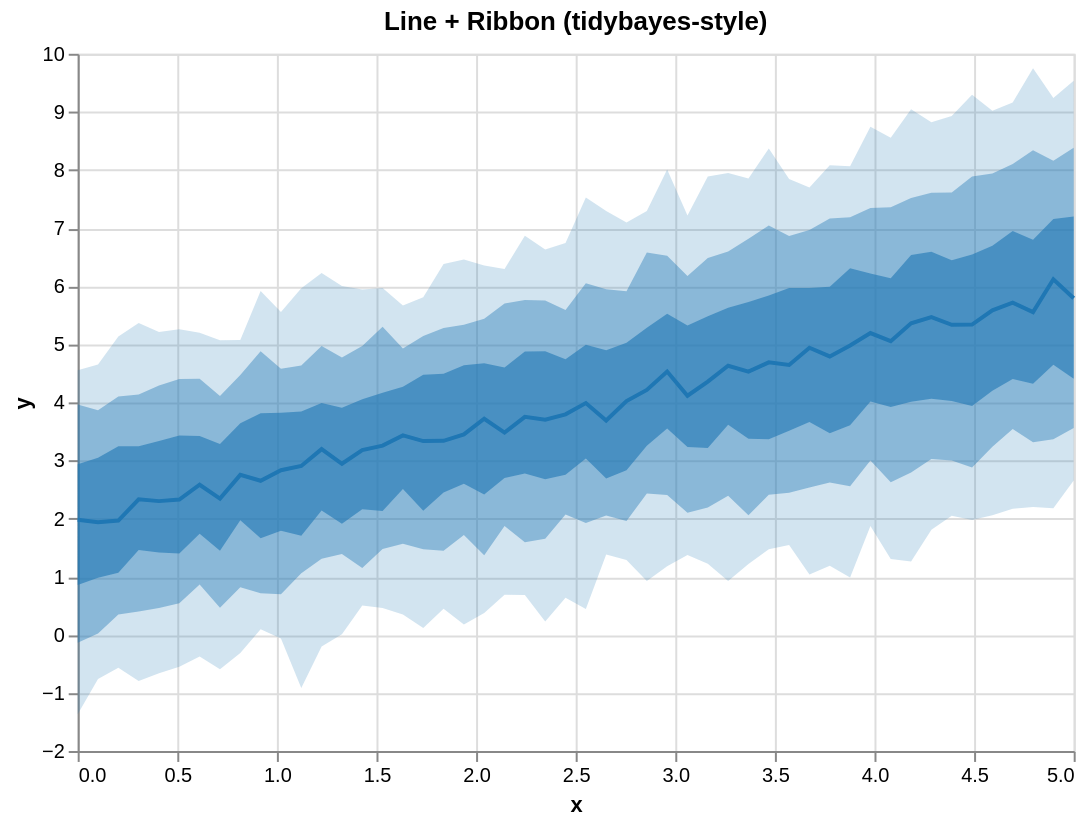

Vega-Lite specification stored for this chart:
### Vega-Lite specification from a JSON file in a GitHub repository (floating-point values rounded to 4 significant figures)
{"$schema": "https://vega.github.io/schema/vega-lite/v5.json", "height": 350, "layer": [{"encoding": {"x": {"field": "x", "type": "quantitative"}, "y2": {"field": "hi_0_95_"}, "y": {"field": "lo_0_95_", "title": "y", "type": "quantitative"}}, "mark": {"line": false, "fill": "#1f77b4", "type": "area", "opacity": 0.2}}, {"encoding": {"x": {"field": "x", "type": "quantitative"}, "y2": {"field": "hi_0_8_"}, "y": {"field": "lo_0_8_", "title": "y", "type": "quantitative"}}, "mark": {"line": false, "fill": "#1f77b4", "type": "area", "opacity": 0.4}}, {"encoding": {"x": {"field": "x", "type": "quantitative"}, "y2": {"field": "hi_0_5_"}, "y": {"field": "lo_0_5_", "title": "y", "type": "quantitative"}}, "mark": {"line": false, "fill": "#1f77b4", "type": "area", "opacity": 0.6}}, {"encoding": {"x": {"field": "x", "type": "quantitative"}, "y": {"field": "__median__", "type": "quantitative"}}, "mark": {"color": "#1f77b4", "strokeWidth": 2, "type": "line"}}], "data": {"values": [{"lo_0_8_": -0.1385, "lo_0_95_": -1.369, "hi_0_8_": 3.965, "x": 0.0, "__median__": 1.979, "hi_0_5_": 2.935, "hi_0_95_": 4.551, "lo_0_5_": 0.8564}, {"lo_0_8_": 0.02195, "lo_0_95_": -0.7614, "hi_0_8_": 3.863, "x": 0.102, "__median__": 1.939, "hi_0_5_": 3.048, "hi_0_95_": 4.651, "lo_0_5_": 0.9815}, {"lo_0_8_": 0.3497, "lo_0_95_": -0.5661, "hi_0_8_": 4.101, "x": 0.2041, "__median__": 1.966, "hi_0_5_": 3.246, "hi_0_95_": 5.134, "lo_0_5_": 1.068}, {"lo_0_8_": 0.4008, "lo_0_95_": -0.7963, "hi_0_8_": 4.135, "x": 0.3061, "__median__": 2.331, "hi_0_5_": 3.243, "hi_0_95_": 5.367, "lo_0_5_": 1.46}, {"lo_0_8_": 0.463, "lo_0_95_": -0.6618, "hi_0_8_": 4.289, "x": 0.4082, "__median__": 2.301, "hi_0_5_": 3.335, "hi_0_95_": 5.212, "lo_0_5_": 1.417}, {"lo_0_8_": 0.5411, "lo_0_95_": -0.5498, "hi_0_8_": 4.404, "x": 0.5102, "__median__": 2.328, "hi_0_5_": 3.429, "hi_0_95_": 5.259, "lo_0_5_": 1.399}, {"lo_0_8_": 0.8638, "lo_0_95_": -0.3726, "hi_0_8_": 4.409, "x": 0.6122, "__median__": 2.582, "hi_0_5_": 3.423, "hi_0_95_": 5.2, "lo_0_5_": 1.74}, {"lo_0_8_": 0.4645, "lo_0_95_": -0.593, "hi_0_8_": 4.109, "x": 0.7143, "__median__": 2.345, "hi_0_5_": 3.284, "hi_0_95_": 5.071, "lo_0_5_": 1.446}, {"lo_0_8_": 0.8177, "lo_0_95_": -0.3148, "hi_0_8_": 4.471, "x": 0.8163, "__median__": 2.752, "hi_0_5_": 3.641, "hi_0_95_": 5.074, "lo_0_5_": 1.969}, {"lo_0_8_": 0.7161, "lo_0_95_": 0.09732, "hi_0_8_": 4.879, "x": 0.9184, "__median__": 2.651, "hi_0_5_": 3.811, "hi_0_95_": 5.917, "lo_0_5_": 1.661}, {"lo_0_8_": 0.6963, "lo_0_95_": -0.0619, "hi_0_8_": 4.577, "x": 1.02, "__median__": 2.833, "hi_0_5_": 3.823, "hi_0_95_": 5.554, "lo_0_5_": 1.789}, {"lo_0_8_": 1.058, "lo_0_95_": -0.9141, "hi_0_8_": 4.633, "x": 1.122, "__median__": 2.906, "hi_0_5_": 3.845, "hi_0_95_": 5.965, "lo_0_5_": 1.706}, {"lo_0_8_": 1.31, "lo_0_95_": -0.2028, "hi_0_8_": 4.97, "x": 1.224, "__median__": 3.196, "hi_0_5_": 3.991, "hi_0_95_": 6.225, "lo_0_5_": 2.139}, {"lo_0_8_": 1.39, "lo_0_95_": 0.01104, "hi_0_8_": 4.771, "x": 1.327, "__median__": 2.944, "hi_0_5_": 3.908, "hi_0_95_": 6.003, "lo_0_5_": 1.913}, {"lo_0_8_": 1.151, "lo_0_95_": 0.5041, "hi_0_8_": 4.97, "x": 1.429, "__median__": 3.178, "hi_0_5_": 4.055, "hi_0_95_": 5.944, "lo_0_5_": 2.16}, {"lo_0_8_": 1.476, "lo_0_95_": 0.4614, "hi_0_8_": 5.3, "x": 1.531, "__median__": 3.257, "hi_0_5_": 4.167, "hi_0_95_": 5.967, "lo_0_5_": 2.131}, {"lo_0_8_": 1.565, "lo_0_95_": 0.3495, "hi_0_8_": 4.929, "x": 1.633, "__median__": 3.432, "hi_0_5_": 4.269, "hi_0_95_": 5.668, "lo_0_5_": 2.508}, {"lo_0_8_": 1.472, "lo_0_95_": 0.1165, "hi_0_8_": 5.142, "x": 1.735, "__median__": 3.334, "hi_0_5_": 4.475, "hi_0_95_": 5.811, "lo_0_5_": 2.133}, {"lo_0_8_": 1.446, "lo_0_95_": 0.4494, "hi_0_8_": 5.281, "x": 1.837, "__median__": 3.339, "hi_0_5_": 4.494, "hi_0_95_": 6.38, "lo_0_5_": 2.449}, {"lo_0_8_": 1.719, "lo_0_95_": 0.1766, "hi_0_8_": 5.338, "x": 1.939, "__median__": 3.448, "hi_0_5_": 4.639, "hi_0_95_": 6.458, "lo_0_5_": 2.598}, {"lo_0_8_": 1.369, "lo_0_95_": 0.3759, "hi_0_8_": 5.441, "x": 2.041, "__median__": 3.718, "hi_0_5_": 4.672, "hi_0_95_": 6.354, "lo_0_5_": 2.414}, {"lo_0_8_": 1.873, "lo_0_95_": 0.6895, "hi_0_8_": 5.7, "x": 2.143, "__median__": 3.481, "hi_0_5_": 4.6, "hi_0_95_": 6.294, "lo_0_5_": 2.697}, {"lo_0_8_": 1.591, "lo_0_95_": 0.6829, "hi_0_8_": 5.764, "x": 2.245, "__median__": 3.752, "hi_0_5_": 4.876, "hi_0_95_": 6.868, "lo_0_5_": 2.776}, {"lo_0_8_": 1.655, "lo_0_95_": 0.2295, "hi_0_8_": 5.752, "x": 2.347, "__median__": 3.703, "hi_0_5_": 4.882, "hi_0_95_": 6.633, "lo_0_5_": 2.676}, {"lo_0_8_": 2.069, "lo_0_95_": 0.6364, "hi_0_8_": 5.59, "x": 2.449, "__median__": 3.794, "hi_0_5_": 4.742, "hi_0_95_": 6.742, "lo_0_5_": 2.755}, {"lo_0_8_": 1.925, "lo_0_95_": 0.444, "hi_0_8_": 6.05, "x": 2.551, "__median__": 3.988, "hi_0_5_": 4.994, "hi_0_95_": 7.527, "lo_0_5_": 3.034}, {"lo_0_8_": 2.052, "lo_0_95_": 1.384, "hi_0_8_": 5.945, "x": 2.653, "__median__": 3.689, "hi_0_5_": 4.896, "hi_0_95_": 7.295, "lo_0_5_": 2.69}, {"lo_0_8_": 1.96, "lo_0_95_": 1.289, "hi_0_8_": 5.911, "x": 2.755, "__median__": 4.022, "hi_0_5_": 5.025, "hi_0_95_": 7.095, "lo_0_5_": 2.832}, {"lo_0_8_": 2.432, "lo_0_95_": 0.9268, "hi_0_8_": 6.578, "x": 2.857, "__median__": 4.214, "hi_0_5_": 5.287, "hi_0_95_": 7.293, "lo_0_5_": 3.253}, {"lo_0_8_": 2.404, "lo_0_95_": 1.179, "hi_0_8_": 6.524, "x": 2.959, "__median__": 4.53, "hi_0_5_": 5.526, "hi_0_95_": 8.008, "lo_0_5_": 3.55}, {"lo_0_8_": 2.101, "lo_0_95_": 1.371, "hi_0_8_": 6.177, "x": 3.061, "__median__": 4.115, "hi_0_5_": 5.323, "hi_0_95_": 7.218, "lo_0_5_": 3.231}, {"lo_0_8_": 2.191, "lo_0_95_": 1.224, "hi_0_8_": 6.485, "x": 3.163, "__median__": 4.359, "hi_0_5_": 5.481, "hi_0_95_": 7.889, "lo_0_5_": 3.213}, {"lo_0_8_": 2.393, "lo_0_95_": 0.9277, "hi_0_8_": 6.597, "x": 3.265, "__median__": 4.631, "hi_0_5_": 5.63, "hi_0_95_": 7.95, "lo_0_5_": 3.616}, {"lo_0_8_": 2.056, "lo_0_95_": 1.217, "hi_0_8_": 6.818, "x": 3.367, "__median__": 4.529, "hi_0_5_": 5.729, "hi_0_95_": 7.853, "lo_0_5_": 3.376}, {"lo_0_8_": 2.41, "lo_0_95_": 1.474, "hi_0_8_": 7.046, "x": 3.469, "__median__": 4.689, "hi_0_5_": 5.838, "hi_0_95_": 8.369, "lo_0_5_": 3.366}, {"lo_0_8_": 2.444, "lo_0_95_": 1.546, "hi_0_8_": 6.865, "x": 3.571, "__median__": 4.643, "hi_0_5_": 5.97, "hi_0_95_": 7.843, "lo_0_5_": 3.512}, {"lo_0_8_": 2.534, "lo_0_95_": 1.036, "hi_0_8_": 6.967, "x": 3.673, "__median__": 4.941, "hi_0_5_": 5.967, "hi_0_95_": 7.698, "lo_0_5_": 3.662}, {"lo_0_8_": 2.621, "lo_0_95_": 1.188, "hi_0_8_": 7.166, "x": 3.776, "__median__": 4.791, "hi_0_5_": 5.99, "hi_0_95_": 8.08, "lo_0_5_": 3.467}, {"lo_0_8_": 2.558, "lo_0_95_": 0.9845, "hi_0_8_": 7.187, "x": 3.878, "__median__": 4.98, "hi_0_5_": 6.309, "hi_0_95_": 8.062, "lo_0_5_": 3.607}, {"lo_0_8_": 3.001, "lo_0_95_": 1.874, "hi_0_8_": 7.348, "x": 3.98, "__median__": 5.194, "hi_0_5_": 6.219, "hi_0_95_": 8.744, "lo_0_5_": 4.016}, {"lo_0_8_": 2.625, "lo_0_95_": 1.306, "hi_0_8_": 7.358, "x": 4.082, "__median__": 5.054, "hi_0_5_": 6.137, "hi_0_95_": 8.556, "lo_0_5_": 3.922}, {"lo_0_8_": 2.794, "lo_0_95_": 1.259, "hi_0_8_": 7.519, "x": 4.184, "__median__": 5.361, "hi_0_5_": 6.536, "hi_0_95_": 9.047, "lo_0_5_": 4.009}, {"lo_0_8_": 3.027, "lo_0_95_": 1.809, "hi_0_8_": 7.607, "x": 4.286, "__median__": 5.469, "hi_0_5_": 6.592, "hi_0_95_": 8.823, "lo_0_5_": 4.063}, {"lo_0_8_": 3.001, "lo_0_95_": 2.049, "hi_0_8_": 7.611, "x": 4.388, "__median__": 5.335, "hi_0_5_": 6.445, "hi_0_95_": 8.929, "lo_0_5_": 4.022}, {"lo_0_8_": 2.879, "lo_0_95_": 1.974, "hi_0_8_": 7.887, "x": 4.49, "__median__": 5.338, "hi_0_5_": 6.547, "hi_0_95_": 9.294, "lo_0_5_": 3.939}, {"lo_0_8_": 3.238, "lo_0_95_": 2.055, "hi_0_8_": 7.938, "x": 4.592, "__median__": 5.584, "hi_0_5_": 6.697, "hi_0_95_": 9.019, "lo_0_5_": 4.2}, {"lo_0_8_": 3.543, "lo_0_95_": 2.169, "hi_0_8_": 8.102, "x": 4.694, "__median__": 5.716, "hi_0_5_": 6.949, "hi_0_95_": 9.163, "lo_0_5_": 4.402}, {"lo_0_8_": 3.315, "lo_0_95_": 2.201, "hi_0_8_": 8.341, "x": 4.796, "__median__": 5.554, "hi_0_5_": 6.801, "hi_0_95_": 9.749, "lo_0_5_": 4.322}, {"lo_0_8_": 3.363, "lo_0_95_": 2.179, "hi_0_8_": 8.158, "x": 4.898, "__median__": 6.119, "hi_0_5_": 7.157, "hi_0_95_": 9.237, "lo_0_5_": 4.649}, {"lo_0_8_": 3.558, "lo_0_95_": 2.656, "hi_0_8_": 8.381, "x": 5.0, "__median__": 5.792, "hi_0_5_": 7.198, "hi_0_95_": 9.534, "lo_0_5_": 4.408}]}, "title": "Line + Ribbon (tidybayes-style)", "width": 500}
